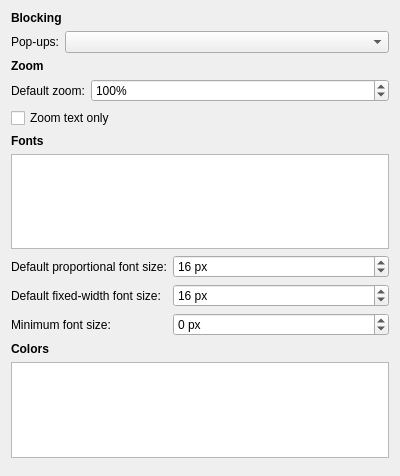
<?xml version="1.0" encoding="UTF-8"?>
<ui version="4.0">
 <class>Otter::ContentPreferencesPage</class>
 <widget class="QWidget" name="Otter::ContentPreferencesPage">
  <property name="geometry">
   <rect>
    <x>0</x>
    <y>0</y>
    <width>400</width>
    <height>476</height>
   </rect>
  </property>
  <layout class="QVBoxLayout" name="verticalLayout">
   <item>
    <widget class="QLabel" name="blockingHeader">
     <property name="font">
      <font>
       <weight>75</weight>
       <bold>true</bold>
      </font>
     </property>
     <property name="text">
      <string>Blocking</string>
     </property>
    </widget>
   </item>
   <item>
    <layout class="QFormLayout" name="blockingLayout">
     <property name="fieldGrowthPolicy">
      <enum>QFormLayout::AllNonFixedFieldsGrow</enum>
     </property>
     <item row="0" column="0">
      <widget class="QLabel" name="popupsLabel">
       <property name="text">
        <string>Pop-ups:</string>
       </property>
       <property name="buddy">
        <cstring>popupsComboBox</cstring>
       </property>
      </widget>
     </item>
     <item row="0" column="1">
      <widget class="QComboBox" name="popupsComboBox"/>
     </item>
    </layout>
   </item>
   <item>
    <widget class="QLabel" name="zoomHeader">
     <property name="font">
      <font>
       <weight>75</weight>
       <bold>true</bold>
      </font>
     </property>
     <property name="text">
      <string>Zoom</string>
     </property>
    </widget>
   </item>
   <item>
    <layout class="QFormLayout" name="zoomLayout">
     <property name="fieldGrowthPolicy">
      <enum>QFormLayout::AllNonFixedFieldsGrow</enum>
     </property>
     <item row="0" column="0">
      <widget class="QLabel" name="defaultZoomLabel">
       <property name="text">
        <string>Default zoom:</string>
       </property>
       <property name="buddy">
        <cstring>defaultZoomSpinBox</cstring>
       </property>
      </widget>
     </item>
     <item row="0" column="1">
      <widget class="QSpinBox" name="defaultZoomSpinBox">
       <property name="suffix">
        <string>%</string>
       </property>
       <property name="minimum">
        <number>10</number>
       </property>
       <property name="maximum">
        <number>1000</number>
       </property>
       <property name="value">
        <number>100</number>
       </property>
      </widget>
     </item>
    </layout>
   </item>
   <item>
    <widget class="QCheckBox" name="zoomTextOnlyCheckBox">
     <property name="text">
      <string>Zoom text only</string>
     </property>
    </widget>
   </item>
   <item>
    <widget class="QLabel" name="fontsHeader">
     <property name="font">
      <font>
       <weight>75</weight>
       <bold>true</bold>
      </font>
     </property>
     <property name="text">
      <string>Fonts</string>
     </property>
    </widget>
   </item>
   <item>
    <widget class="Otter::ItemViewWidget" name="fontsViewWidget">
     <property name="autoScroll">
      <bool>false</bool>
     </property>
     <property name="editTriggers">
      <set>QAbstractItemView::NoEditTriggers</set>
     </property>
     <property name="alternatingRowColors">
      <bool>true</bool>
     </property>
     <property name="selectionMode">
      <enum>QAbstractItemView::SingleSelection</enum>
     </property>
     <property name="selectionBehavior">
      <enum>QAbstractItemView::SelectRows</enum>
     </property>
     <property name="wordWrap">
      <bool>false</bool>
     </property>
     <attribute name="headerDefaultSectionSize">
      <number>200</number>
     </attribute>
    </widget>
   </item>
   <item>
    <layout class="QFormLayout" name="fontsLayout">
     <item row="0" column="0">
      <widget class="QLabel" name="proportionalFontSizeLabel">
       <property name="text">
        <string>Default proportional font size:</string>
       </property>
       <property name="buddy">
        <cstring>proportionalFontSizeSpinBox</cstring>
       </property>
      </widget>
     </item>
     <item row="0" column="1">
      <widget class="QSpinBox" name="proportionalFontSizeSpinBox">
       <property name="suffix">
        <string> px</string>
       </property>
       <property name="minimum">
        <number>9</number>
       </property>
       <property name="maximum">
        <number>72</number>
       </property>
       <property name="value">
        <number>16</number>
       </property>
      </widget>
     </item>
     <item row="1" column="0">
      <widget class="QLabel" name="fixedFontSizeLabel">
       <property name="text">
        <string>Default fixed-width font size:</string>
       </property>
       <property name="buddy">
        <cstring>fixedFontSizeSpinBox</cstring>
       </property>
      </widget>
     </item>
     <item row="1" column="1">
      <widget class="QSpinBox" name="fixedFontSizeSpinBox">
       <property name="suffix">
        <string> px</string>
       </property>
       <property name="minimum">
        <number>9</number>
       </property>
       <property name="maximum">
        <number>72</number>
       </property>
       <property name="value">
        <number>16</number>
       </property>
      </widget>
     </item>
     <item row="2" column="0">
      <widget class="QLabel" name="minimumFontSizeLabel">
       <property name="text">
        <string>Minimum font size:</string>
       </property>
       <property name="buddy">
        <cstring>minimumFontSizeSpinBox</cstring>
       </property>
      </widget>
     </item>
     <item row="2" column="1">
      <widget class="QSpinBox" name="minimumFontSizeSpinBox">
       <property name="specialValueText">
        <string>None</string>
       </property>
       <property name="suffix">
        <string> px</string>
       </property>
       <property name="minimum">
        <number>-1</number>
       </property>
       <property name="maximum">
        <number>72</number>
       </property>
      </widget>
     </item>
    </layout>
   </item>
   <item>
    <widget class="QLabel" name="colorsHeader">
     <property name="font">
      <font>
       <weight>75</weight>
       <bold>true</bold>
      </font>
     </property>
     <property name="text">
      <string>Colors</string>
     </property>
    </widget>
   </item>
   <item>
    <widget class="Otter::ItemViewWidget" name="colorsViewWidget">
     <property name="editTriggers">
      <set>QAbstractItemView::NoEditTriggers</set>
     </property>
     <property name="alternatingRowColors">
      <bool>true</bool>
     </property>
     <property name="selectionMode">
      <enum>QAbstractItemView::SingleSelection</enum>
     </property>
     <property name="selectionBehavior">
      <enum>QAbstractItemView::SelectRows</enum>
     </property>
     <property name="wordWrap">
      <bool>false</bool>
     </property>
     <attribute name="headerDefaultSectionSize">
      <number>200</number>
     </attribute>
    </widget>
   </item>
   <item>
    <spacer name="contentlSpacer">
     <property name="orientation">
      <enum>Qt::Vertical</enum>
     </property>
    </spacer>
   </item>
  </layout>
 </widget>
 <customwidgets>
  <customwidget>
   <class>Otter::ItemViewWidget</class>
   <extends>QTreeView</extends>
   <header>src/ui/ItemViewWidget.h</header>
  </customwidget>
 </customwidgets>
 <tabstops>
  <tabstop>popupsComboBox</tabstop>
  <tabstop>defaultZoomSpinBox</tabstop>
  <tabstop>zoomTextOnlyCheckBox</tabstop>
  <tabstop>fontsViewWidget</tabstop>
  <tabstop>proportionalFontSizeSpinBox</tabstop>
  <tabstop>fixedFontSizeSpinBox</tabstop>
  <tabstop>minimumFontSizeSpinBox</tabstop>
  <tabstop>colorsViewWidget</tabstop>
 </tabstops>
 <resources/>
 <connections/>
</ui>
